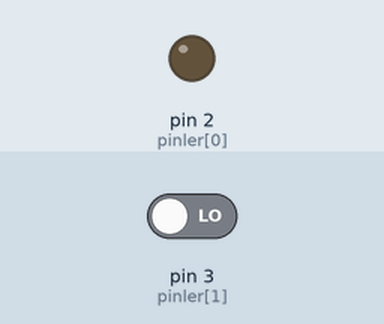
The sketch below on a simulated Arduino Uno, built with avr-gcc and run on an emulated ATmega328P. On the bench: output pins drawn as LEDs (lit = HIGH). The inputs (shaded band) are chosen by the test bench; at power-on: pin 3 (pinler[1]) LOW.

Above: at 1.2 s.
1.3 s: pin 3 (pinler[1]) driven HIGH
At 2.2 s:
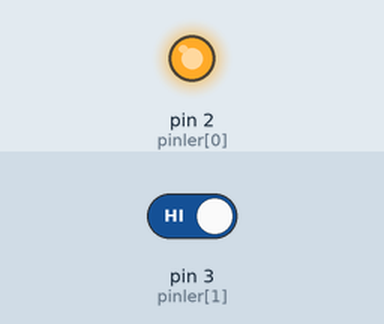
2.8 s: pin 3 (pinler[1]) driven LOW
At 3.3 s:
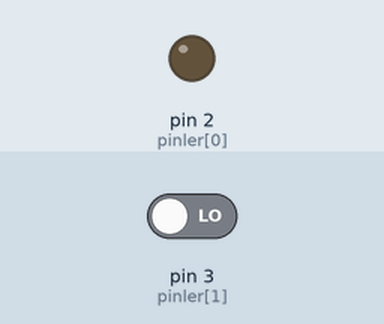
Timing chart, 0 to 5.8 s (numbered marks = the images above; inputs shaded):
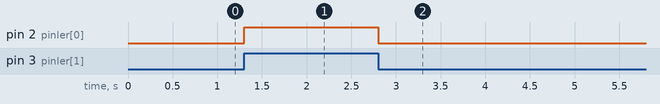

The sketch:

74hc02_nor_gate_entegre_devre_kullanimi1.ino
```cpp
uint8_t pinler[2]={2,3};
volatile bool yada_deger=false;
void setup()
{
  Serial.begin(9600);
  for(uint8_t i=0; i<2; i++)
    if(i==0) pinMode(pinler[i],OUTPUT);
    else pinMode(pinler[i],INPUT);
  attachInterrupt(1,yada_durum,CHANGE);
}
void loop()
{
  digitalWrite(pinler[0],yada_deger);

}
void yada_durum(void) {
  yada_deger=!yada_deger;
}
                  
```

Measured:
- after the input at 1.3 s, pin 2 (pinler[0]): LOW → HIGH at once
- after the input at 2.8 s, pin 2 (pinler[0]): HIGH → LOW at once
